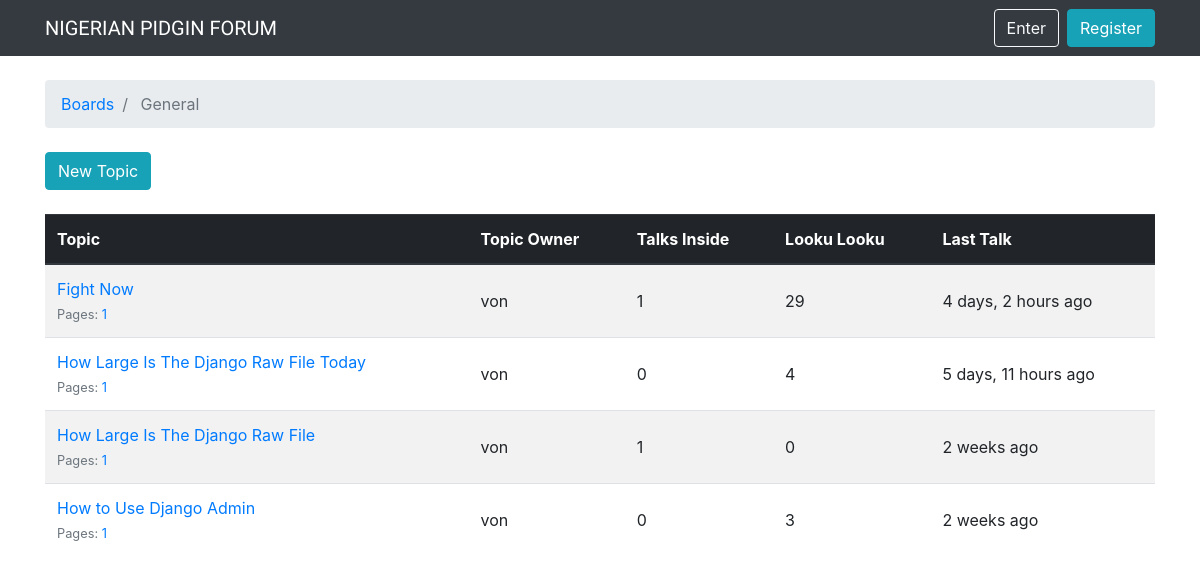
The page /boards/1/ on the database as committed earlier.
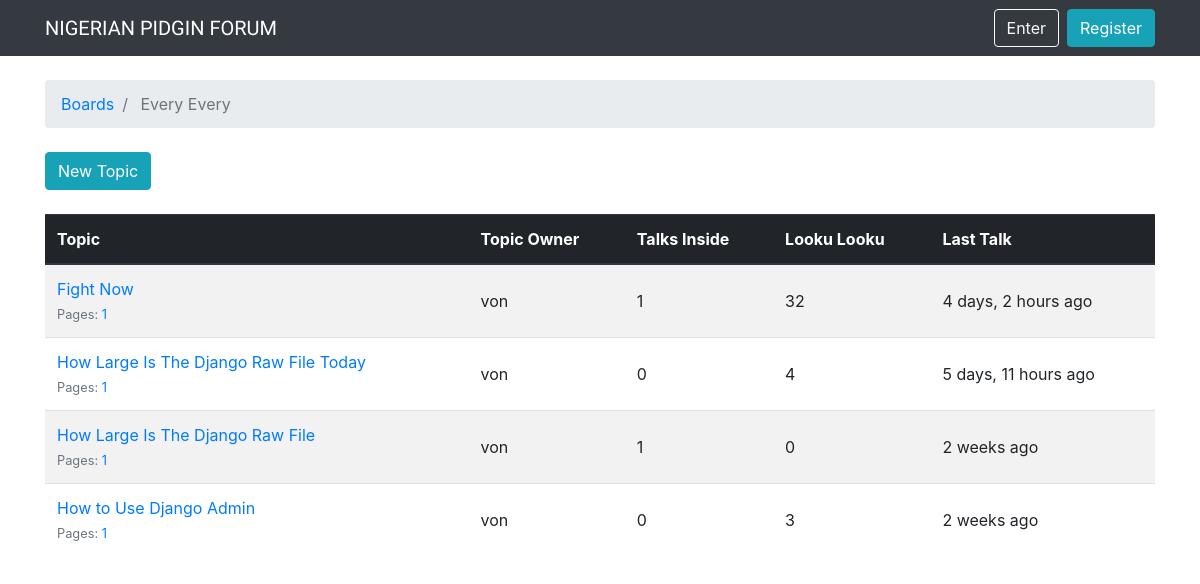
The same page on the database as committed later.
### boards/models.py (models this page shows, shortened)
class Board(models.Model):
	name = models.CharField(max_length=40, unique=True)
	description = models.CharField(max_length=150)

class Topic(models.Model):
	subject = models.CharField(max_length=250)
	last_updated = models.DateTimeField(auto_now_add=True)
	board = models.ForeignKey(Board, on_delete=models.CASCADE, related_name='topics')
	starter = models.ForeignKey(User, on_delete=models.CASCADE, related_name='topics')
	views = models.PositiveIntegerField(default=0)
	def get_page_count(self):
		count = self.posts.count()
		pages = count / 20
		return math.ceil(pages)
	def has_many_pages(self, count=None):
		if count is None:
			count = self.get_page_count()
		return count > 6
	def get_page_range(self):
		count = self.get_page_count()
		if self.has_many_pages(count):
			return range(1, 5)
		return range(1, count + 1)

### boards/views.py (the view)
# urls.py: path('boards/<int:pk>/', TopicListView.as_view(), name='board_topics'),
class TopicListView(ListView):
    model = Topic
    context_object_name = 'topics'
    template_name = 'topics.html'
    paginate_by = 20
    def get_context_data(self, **kwargs):
        kwargs['board'] = self.board
        return super().get_context_data(**kwargs)
    def get_queryset(self):
        self.board = get_object_or_404(Board, pk=self.kwargs.get('pk'))
        queryset = self.board.topics.order_by('-last_updated').annotate(replies=Count('posts') - 1)
        return queryset

### templates/topics.html (shortened to what this page needs)
{% extends 'base.html' %}
{% load humanize %}
{% block breadcrumb %}
<li class="breadcrumb-item"> <a href="{% url 'home' %}"> Boards </a> </li>
<li class="breadcrumb-item active"> {{board.name}} </li>
{% endblock %}
{% block content %}
<div class="mb-4">
	<a href="{% url 'new_topic' board.pk %}" class="btn btn-info">New Topic</a>
</div>
<table class="table table-striped mb-4">
    <thead class="thead-dark">
	      <tr>
		        <th>Topic</th>
   			   	<th>Topic Owner</th>
            <th>Talks Inside</th>
            <th>Looku Looku</th>
            <th>Last Talk</th>
   			</tr>
      </thead>
   		<tbody>
        	{% for topic in topics %}
              {% url 'topic_posts' board.pk topic.pk as topic_url %}
	            <tr>
                  <td>
                        <p class="mb-0">
                            <a href="{{ topic_url }}"> {{ topic.subject }} </a>
                        </p>
                        <small class="text-muted">
                            Pages:
                            {% for i in topic.get_page_range %}
                                <a href="{{ topic_url }}?page={{ i }}"> {{ i }} </a>
                            {% endfor %}
                          </small>
                        </td>
                  	    <td class="align-middle">{{ topic.starter.username}}</td>
   	    		          	<td class="align-middle">{{ topic.replies }}</td>
   			              	<td class="align-middle">{{topic.views}}</td>
                        <td class="align-middle">{{topic.last_updated|naturaltime}}</td>
                    </tr>
      			    {% endfor %}
            </tbody>
        </table>
{% endblock %}

Rows that differ between the two databases and show on the page:
changed Board: name "General" → "Every Every"
changed Topic "Fight Now": views "29" → "32"
